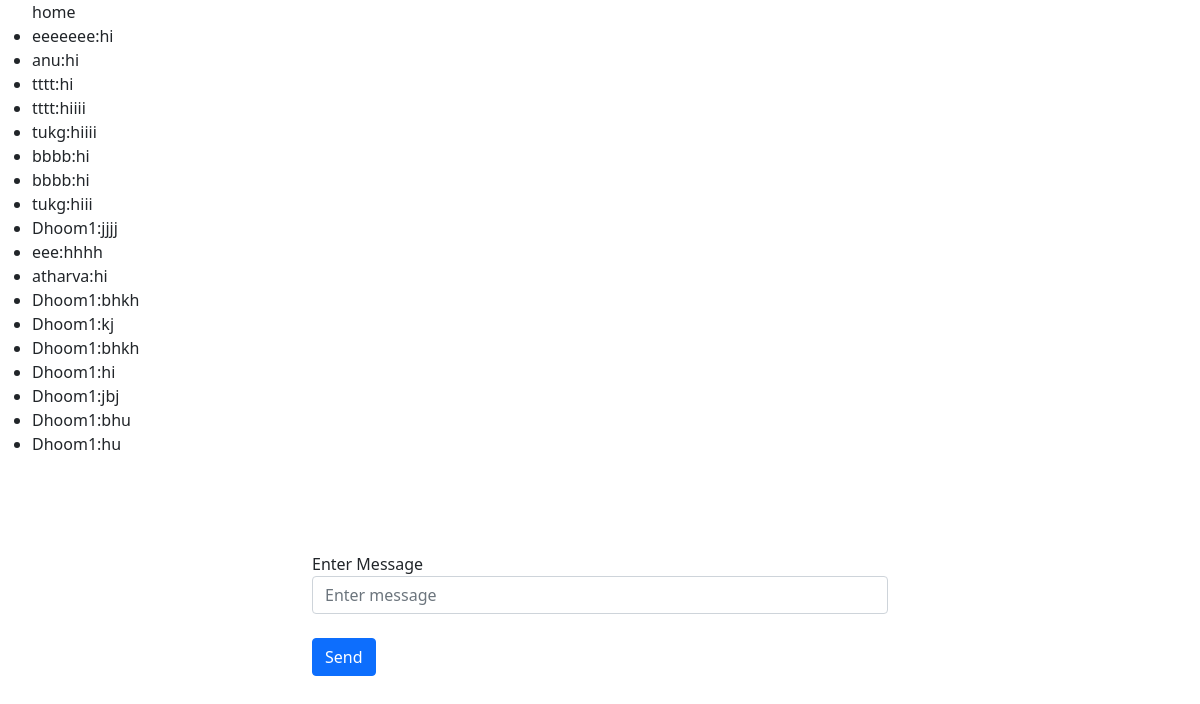
Screenshot of /chat/123/ with the database file from the repository.
### app1/models.py (models this page shows)
class Chats(models.Model):
    room = models.ForeignKey(Room, on_delete=models.CASCADE, related_name="room")
    text_message = models.TextField(blank=True, null=True)
    sender = models.CharField(max_length=64)
    message_read = models.BooleanField(default=False)

### app1/views.py (the view)
# urls.py: path('chat/<room_name>/',chat,name="chat"),
def chat(request , room_name):
    print(room_name)
    room_obj = Room.objects.filter(room_name=room_name).first()
    total_messages_of_room = room_obj.room.all()
    context = {'room_name' : room_name,"total_messages":total_messages_of_room}
    return render (request , 'app1/chat.html' , context)

### app1/templates/app1/chat.html (shortened to what this page needs)
<!DOCTYPE html>
<html lang="en">
<head>
    <link href="https://cdn.jsdelivr.net/npm/bootstrap@5.0.2/dist/css/bootstrap.min.css" rel="stylesheet">
</head>
<body>
    <ul id="messages">
 home {% for messages in total_messages %}
     <li>{{messages.sender}}:{{messages.text_message}}</li>
     {% endfor %}
 </ul>
    <div class="container col-md-6 mt-5 pt-5">
        <label>Enter Message</label>
        <input type="text" id="text_box" placeholder="Enter message" class="form-control">
        <button class="btn btn-primary mt-4" onclick="sendMessage()">Send</button>
    </div>
</body>
</html>

### rows the page displays
Chats: sender "eeeeeee", text_message "hi"
Chats: sender "anu", text_message "hi"
Chats: sender "tttt", text_message "hi"
Chats: sender "tttt", text_message "hiiii"
Chats: sender "tukg", text_message "hiiii"
Chats: sender "bbbb", text_message "hi"
Chats: sender "bbbb", text_message "hi"
Chats: sender "tukg", text_message "hiii"
Chats: sender "Dhoom1", text_message "jjjj"
Chats: sender "eee", text_message "hhhh"
Chats: sender "atharva", text_message "hi"
Chats: sender "Dhoom1", text_message "bhkh"
Chats: sender "Dhoom1", text_message "kj"
Chats: sender "Dhoom1", text_message "bhkh"
Chats: sender "Dhoom1", text_message "hi"
Chats: sender "Dhoom1", text_message "jbj"
Chats: sender "Dhoom1", text_message "bhu"
Chats: sender "Dhoom1", text_message "hu"
